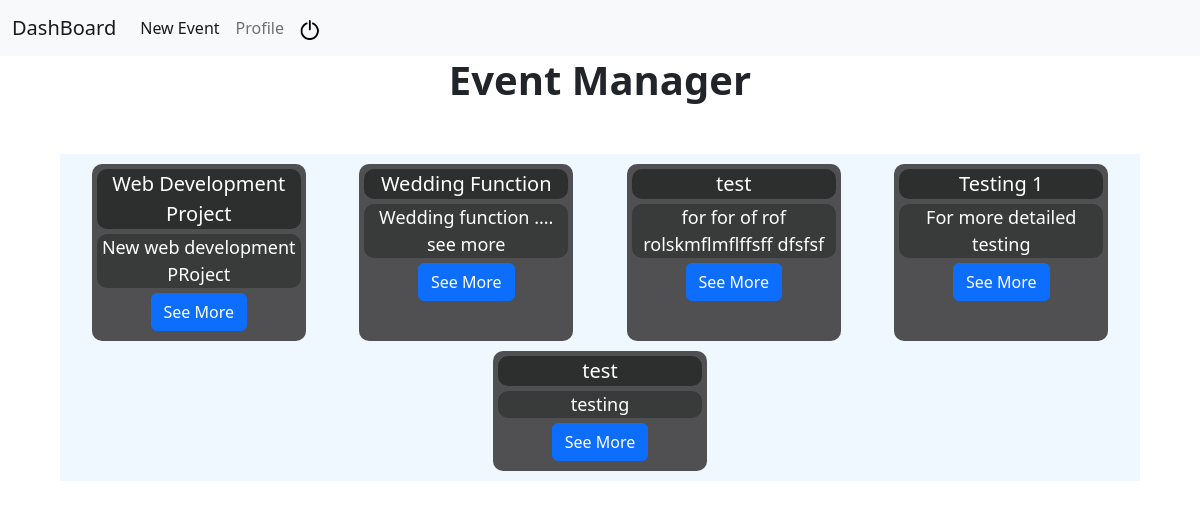
Page / (signed in) on the earlier database version.
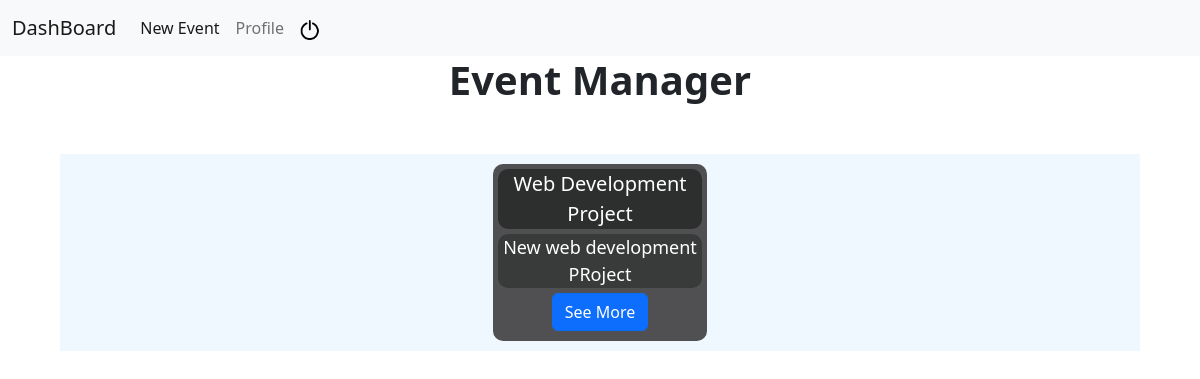
Same page on the later database version.
### tables this page shows
CREATE TABLE events(name TEXT NOT NULL, catagory TEXT NOT NULL, starting_date DATE NOT NULL, ending_date DATE NOT NULL, description TEXT, id INTEGER PRIMARY KEY NOT NULL, user_id INTEGER);

### app.py (the view)
@app.route("/")
@login_required
def index():
    try:
        events = db.execute("SELECT name, description, id FROM events WHERE user_id=?", session["user_id"])
    except:
        events=[]
    return render_template("index.html", events=events)

### app.py (called while the page is built)
@app.after_request
def after_request(response):
    response.headers["Cache-Control"] = "no-cache, no-store, must-revalidate"
    response.headers["Expires"] = 0
    response.headers["Pragma"] = "no-cache"
    return response

### helper.py (called while the page is built)
def login_required(f):
    @wraps(f)
    def decorated_function(*args, **kwargs):
        if session.get("user_id") is None:
            return redirect("/login")
        return f(*args, **kwargs)
    return decorated_function

### templates/index.html (shortened to what this page needs)
{% extends "layout.html" %}
{%block head%}
    <link rel="stylesheet" href="static/style/main.css">
{% endblock %}
{% block main %}
    <h1 id="main_title">Event Manager</h1>
    {% if events %}
    <div class="events_list">
        {% for event in events %}
        <div id="project_card">
            <div class="p_card-title">
                {{ event["name"] }}
            </div>
            <div class="p_description">
                {{ event["description"] }}
            </div>
            <div class="submit">
                <a href='/event?id={{ event["id"] }}' class="btn btn-primary">See More</a>
            </div>
        </div>
        {% endfor %}
    </div>
    {% endif %}
{% endblock %}

### templates/layout.html (shortened to what this page needs)
<!DOCTYPE html>
<html lang="en">
    <head>
        {%block head%}{% endblock %}
        <link href="https://cdn.jsdelivr.net/npm/bootstrap@5.2.3/dist/css/bootstrap.min.css" rel="stylesheet">
    </head>
    <body>
        <nav class="navbar navbar-expand-lg bg-light">
            <div class="container-fluid">
              {% if session["user_id"] %}
              <a class="navbar-brand" href="/">DashBoard</a>
              <div class="collapse navbar-collapse" id="navbarNavAltMarkup">
                <div class="navbar-nav">
                  <a class="nav-link active" aria-current="page" href="/new_event">New Event</a>
                  <a class="nav-link " href="/profile">Profile</a>
                  <a class="nav-link" href="/logout"><img src="static/img/power.png" style="width: 20px;" alt=""></a>
                </div>
              </div>
              {% else %}
              <div class="navbar-nav">
                  <a class="nav-link" href="/login">Login</a>
                  <a class="nav-link" href="/register">Register</a>
              </div>
              {% endif %}
            </div>
          </nav>
        {% block main %}{% endblock %}
    </body>
</html>

### static/style/main.css (style rules this page uses)
#main_title { text-align: center; font-weight: 800; }
.events_list { margin-top: 50px; margin-left: auto; margin-right: auto; padding: 5px; width: 90%; height: auto; background-color: aliceblue; display: flex; flex-direction: row; justify-content: space-around; flex-flow: wrap; }
#project_card { width: 20%; height: auto; margin: 5px; padding: 5px; background-color: rgb(80, 80, 82); box-sizing: border-box; border-radius: 10px; }
.p_card-title { text-align: center; font-size: 20px; font-weight: 500; width: 100%; height: auto; background-color: rgb(45, 46, 46); border-radius: 10px; color: white; }
.p_description { width: 100%; height:min-content; font-size: 18px; font-weight: 400; text-align: center; margin-top: 5px; background-color: rgb(57, 58, 58); border-radius: 10px; color: white; }
.submit { padding: 5px; width: 100%; height: auto; text-align: center; }

Differences in the rows shown:
removed events: name "Wedding Function", description "Wedding function .... see more"
removed events: name "test", description "for for of rof rolskmflmflffsff dfsfsf"
removed events: name "Testing 1", description "For more detailed testing"
removed events: name "test", description "testing"
